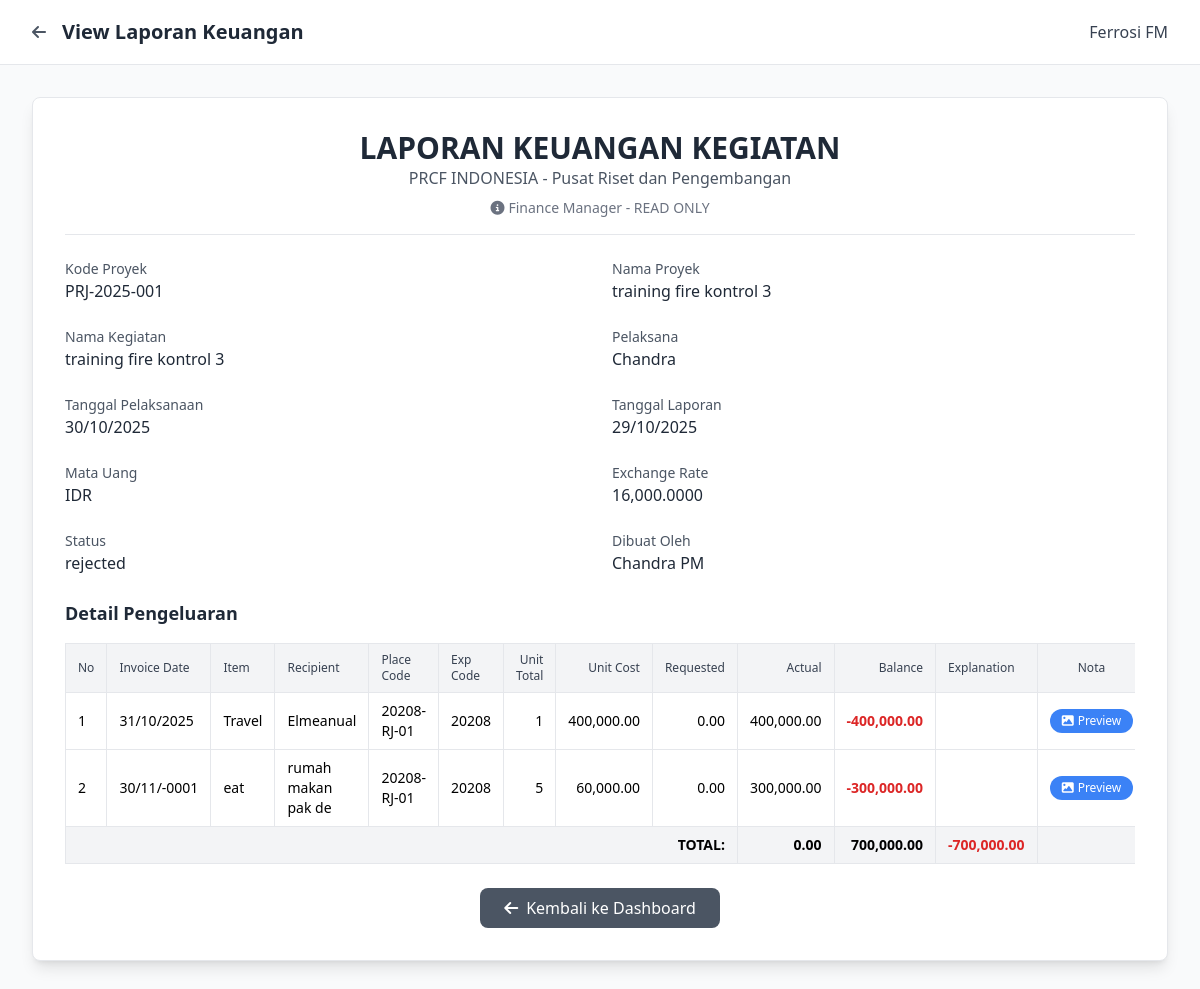
The app's page /pages/reports/view_report_fm.php?id=6&return_tab=reports (signed in) with its own data.
### tables this page shows
CREATE TABLE `laporan_keuangan_header` (
  `id_laporan_keu` int(11) NOT NULL,
  `kode_projek` varchar(50) DEFAULT NULL,
  `nama_projek` varchar(255) DEFAULT NULL,
  `nama_kegiatan` varchar(255) DEFAULT NULL,
  `pelaksana` varchar(255) DEFAULT NULL,
  `tanggal_pelaksanaan` date DEFAULT NULL,
  `tanggal_laporan` date DEFAULT NULL,
  `mata_uang` varchar(10) DEFAULT 'IDR',
  `exrate` decimal(10,4) DEFAULT 1.0000,
  `created_by` int(11) DEFAULT NULL,
  `verified_by` int(11) DEFAULT NULL,
  `approved_by` int(11) DEFAULT NULL,
  `status_lap` enum('draft','submitted','verified','approved','rejected','revision_requested') DEFAULT 'draft' COMMENT 'draft=PM draft, submitted=waiting SA, verified=SA verified, approved=FM approved, rejected=rejected, revision_requested=FM requested revision',
  `catatan_finance` text DEFAULT NULL,
  `created_at` timestamp NOT NULL DEFAULT current_timestamp(),
  `updated_at` timestamp NOT NULL DEFAULT current_timestamp() ON UPDATE current_timestamp()
);

CREATE TABLE `user` (
  `id_user` int(11) NOT NULL,
  `nama` varchar(255) NOT NULL,
  `role` enum('Admin','Finance Manager','Project Manager','Staff Accountant','Direktur') NOT NULL,
  `email` varchar(255) NOT NULL,
  `no_HP` varchar(20) DEFAULT NULL,
  `password_hash` varchar(255) NOT NULL,
  `created_at` timestamp NOT NULL DEFAULT current_timestamp(),
  `updated_at` timestamp NOT NULL DEFAULT current_timestamp() ON UPDATE current_timestamp(),
  `last_notification_check` timestamp NULL DEFAULT NULL
);

CREATE TABLE `laporan_keuangan_detail` (
  `id_detail_keu` int(11) NOT NULL,
  `id_laporan_keu` int(11) NOT NULL,
  `invoice_no` varchar(100) DEFAULT NULL,
  `invoice_date` date DEFAULT NULL,
  `item_desc` text DEFAULT NULL,
  `recipient` varchar(255) DEFAULT NULL,
  `place_code` varchar(50) DEFAULT NULL,
  `exp_code` varchar(50) DEFAULT NULL,
  `unit_total` int(11) DEFAULT NULL,
  `unit_cost` decimal(15,2) DEFAULT NULL,
  `requested` decimal(15,2) DEFAULT NULL,
  `actual` decimal(15,2) DEFAULT NULL,
  `balance` decimal(15,2) DEFAULT NULL,
  `explanation` text DEFAULT NULL,
  `file_nota` varchar(255) DEFAULT NULL,
  `created_at` timestamp NOT NULL DEFAULT current_timestamp(),
  `updated_at` timestamp NOT NULL DEFAULT current_timestamp() ON UPDATE current_timestamp()
);

### pages/reports/view_report_fm.php (the view, shortened to what this page needs)
<?php
require_once '../../includes/config.php';
$user_name = $_SESSION['user_name'];
$user_role = $_SESSION['user_role'];
$report_id = $_GET['id'] ?? 0;
$return_dashboard = '../dashboards/dashboard_fm.php';
$stmt = $conn->prepare("SELECT lh.*, u.nama as creator_name
    FROM laporan_keuangan_header lh
    LEFT JOIN user u ON lh.created_by = u.id_user
    WHERE lh.id_laporan_keu = ?");
$stmt->bind_param("i", $report_id);
$stmt->execute();
$report = $stmt->get_result()->fetch_assoc();
$details_stmt = $conn->prepare("SELECT * FROM laporan_keuangan_detail WHERE id_laporan_keu = ? ORDER BY id_detail_keu ASC");
if ($details_stmt) {
    $details_stmt->bind_param("i", $report_id);
    $details_stmt->execute();
    $details = $details_stmt->get_result();
} else {
    $details = $conn->query("SELECT * FROM laporan_keuangan_detail WHERE id_laporan_keu = " . (int)$report_id . " ORDER BY id_detail_keu ASC");
}
?>
<!DOCTYPE html>
<html lang="id">
<head>
    <script src="https://cdn.tailwindcss.com"></script>
    <link rel="stylesheet" href="https://cdnjs.cloudflare.com/ajax/libs/font-awesome/6.4.0/css/all.min.css">
</head>
<body class="bg-gray-50 min-h-screen">
    <header class="bg-white border-b border-gray-200 sticky top-0 z-50">
        <div class="max-w-7xl mx-auto px-4 sm:px-6 lg:px-8">
            <div class="flex justify-between items-center h-16">
                <div class="flex items-center space-x-4">
                    <a href="<?php echo $return_dashboard; ?>" class="text-gray-600 hover:text-gray-800">
                        <i class="fas fa-arrow-left"></i>
                    </a>
                    <h1 class="text-xl font-bold text-gray-800">View Laporan Keuangan</h1>
                </div>
                <span class="text-gray-700 font-medium"><?php echo $user_name; ?></span>
            </div>
        </div>
    </header>
    <main class="max-w-7xl mx-auto px-4 sm:px-6 lg:px-8 py-8">
        <div class="bg-white rounded-lg shadow-lg p-8 border border-gray-200">
            <div class="text-center mb-6 pb-4 border-b">
                <h1 class="text-3xl font-bold text-gray-800">LAPORAN KEUANGAN KEGIATAN</h1>
                <p class="text-gray-600">PRCF INDONESIA - Pusat Riset dan Pengembangan</p>
                <p class="text-sm text-gray-500 mt-2">
                    <i class="fas fa-info-circle mr-1"></i><?php echo $user_role; ?> - READ ONLY
                </p>
            </div>
            <div class="grid grid-cols-1 md:grid-cols-2 gap-6 mb-6">
                <div>
                    <label class="block text-sm font-medium text-gray-600">Kode Proyek</label>
                    <p class="text-gray-800 font-medium"><?php echo htmlspecialchars($report['kode_projek']); ?></p>
                </div>
                <div>
                    <label class="block text-sm font-medium text-gray-600">Nama Proyek</label>
                    <p class="text-gray-800 font-medium"><?php echo htmlspecialchars($report['nama_projek']); ?></p>
                </div>
                <div>
                    <label class="block text-sm font-medium text-gray-600">Nama Kegiatan</label>
                    <p class="text-gray-800 font-medium"><?php echo htmlspecialchars($report['nama_projek']); ?></p>
                </div>
                <div>
                    <label class="block text-sm font-medium text-gray-600">Pelaksana</label>
                    <p class="text-gray-800 font-medium"><?php echo htmlspecialchars($report['pelaksana']); ?></p>
                </div>
                <div>
                    <label class="block text-sm font-medium text-gray-600">Tanggal Pelaksanaan</label>
                    <p class="text-gray-800 font-medium"><?php echo date('d/m/Y', strtotime($report['tanggal_pelaksanaan'])); ?></p>
                </div>
                <div>
                    <label class="block text-sm font-medium text-gray-600">Tanggal Laporan</label>
                    <p class="text-gray-800 font-medium"><?php echo date('d/m/Y', strtotime($report['tanggal_laporan'])); ?></p>
                </div>
                <div>
                    <label class="block text-sm font-medium text-gray-600">Mata Uang</label>
                    <p class="text-gray-800 font-medium"><?php echo $report['mata_uang']; ?></p>
                </div>
                <div>
                    <label class="block text-sm font-medium text-gray-600">Exchange Rate</label>
                    <p class="text-gray-800 font-medium"><?php echo number_format($report['exrate'], 4); ?></p>
                </div>
                <div>
                    <label class="block text-sm font-medium text-gray-600">Status</label>
                    <p class="text-gray-800 font-medium">
                        <?php
                        $status_badges = [
                            'draft' => '<span class="px-2 py-1 bg-gray-100 text-gray-800 rounded-full text-xs">Draft</span>',
                            'submitted' => '<span class="px-2 py-1 bg-yellow-100 text-yellow-800 rounded-full text-xs">Pending Validation</span>',
                            'verified' => '<span class="px-2 py-1 bg-blue-100 text-blue-800 rounded-full text-xs">Verified</span>',
                            'revision_requested' => '<span class="px-2 py-1 bg-orange-100 text-orange-800 rounded-full text-xs">Needs Revision (FM)</span>',
                            'approved' => '<span class="px-2 py-1 bg-green-100 text-green-800 rounded-full text-xs">Approved</span>',
                            'rejected' => '<span class="px-2 py-1 bg-red-100 text-red-800 rounded-full text-xs">Rejected</span>'
                        ];
                        echo $status_badges[$report['status_lap']] ?? $report['status_lap'];
                        ?>
                    </p>
                </div>
                <div>
                    <label class="block text-sm font-medium text-gray-600">Dibuat Oleh</label>
                    <p class="text-gray-800 font-medium"><?php echo htmlspecialchars($report['creator_name']); ?></p>
                </div>
            </div>
            <div class="mt-6">
                <h3 class="text-lg font-bold text-gray-800 mb-4">Detail Pengeluaran</h3>
                <div class="overflow-x-auto">
                    <table class="min-w-full border border-gray-200">
                        <thead class="bg-gray-100">
                            <tr>
                                <th class="border border-gray-200 px-3 py-2 text-left text-xs font-medium text-gray-700">No</th>
                                <th class="border border-gray-200 px-3 py-2 text-left text-xs font-medium text-gray-700">Invoice Date</th>
                                <th class="border border-gray-200 px-3 py-2 text-left text-xs font-medium text-gray-700">Item</th>
                                <th class="border border-gray-200 px-3 py-2 text-left text-xs font-medium text-gray-700">Recipient</th>
                                <th class="border border-gray-200 px-3 py-2 text-left text-xs font-medium text-gray-700">Place Code</th>
                                <th class="border border-gray-200 px-3 py-2 text-left text-xs font-medium text-gray-700">Exp Code</th>
                                <th class="border border-gray-200 px-3 py-2 text-right text-xs font-medium text-gray-700">Unit Total</th>
                                <th class="border border-gray-200 px-3 py-2 text-right text-xs font-medium text-gray-700">Unit Cost</th>
                                <th class="border border-gray-200 px-3 py-2 text-right text-xs font-medium text-gray-700">Requested</th>
                                <th class="border border-gray-200 px-3 py-2 text-right text-xs font-medium text-gray-700">Actual</th>
                                <th class="border border-gray-200 px-3 py-2 text-right text-xs font-medium text-gray-700">Balance</th>
                                <th class="border border-gray-200 px-3 py-2 text-left text-xs font-medium text-gray-700">Explanation</th>
                                <th class="border border-gray-200 px-3 py-2 text-center text-xs font-medium text-gray-700">Nota</th>
                            </tr>
                        </thead>
                        <tbody>
                            <?php
                            $no = 1;
                            $total_requested = 0;
                            $total_actual = 0;
                            $total_balance = 0;
                            while ($detail = $details->fetch_assoc()):
                                $calculated_actual = $detail['unit_total'] * $detail['unit_cost'];
                                $total_requested += $detail['requested'];
                                $total_actual += $calculated_actual;
                                $total_balance += ($detail['requested'] - $calculated_actual);
                            ?>
                            <tr class="hover:bg-gray-50">
                                <td class="border border-gray-200 px-3 py-2 text-sm"><?php echo $no++; ?></td>
                                <td class="border border-gray-200 px-3 py-2 text-sm"><?php echo $detail['invoice_date'] ? date('d/m/Y', strtotime($detail['invoice_date'])) : '-'; ?></td>
                                <td class="border border-gray-200 px-3 py-2 text-sm"><?php echo htmlspecialchars($detail['item_desc']); ?></td>
                                <td class="border border-gray-200 px-3 py-2 text-sm"><?php echo htmlspecialchars($detail['recipient']); ?></td>
                                <td class="border border-gray-200 px-3 py-2 text-sm"><?php echo htmlspecialchars($detail['place_code']); ?></td>
                                <td class="border border-gray-200 px-3 py-2 text-sm"><?php echo htmlspecialchars($detail['exp_code']); ?></td>
                                <td class="border border-gray-200 px-3 py-2 text-sm text-right"><?php echo number_format($detail['unit_total'], 0); ?></td>
                                <td class="border border-gray-200 px-3 py-2 text-sm text-right"><?php echo number_format($detail['unit_cost'], 2); ?></td>
                                <td class="border border-gray-200 px-3 py-2 text-sm text-right"><?php echo number_format($detail['requested'], 2); ?></td>
                                <td class="border border-gray-200 px-3 py-2 text-sm text-right"><?php echo number_format($calculated_actual, 2); ?></td>
                                <td class="border border-gray-200 px-3 py-2 text-sm text-right <?php echo ($detail['requested'] - $calculated_actual) < 0 ? 'text-red-600 font-semibold' : ''; ?>">
                                    <?php echo number_format($detail['requested'] - $calculated_actual, 2); ?>
                                </td>
                                <td class="border border-gray-200 px-3 py-2 text-sm"><?php echo htmlspecialchars($detail['explanation']); ?></td>
                                <td class="border border-gray-200 px-3 py-2 text-center text-sm">
                                    <?php if (!empty($detail['file_nota'])): ?>
                                        <?php $isImage = preg_match('/\.(jpg|jpeg|png|gif|bmp|webp|tif|tiff)$/i', $detail['file_nota']); ?>
                                        <button onclick="previewReceipt('<?php echo htmlspecialchars($detail['file_nota']); ?>', <?php echo $isImage ? 'true' : 'false'; ?>)"
                                            class="inline-flex items-center px-3 py-1 bg-blue-500 text-white rounded-full text-xs hover:bg-blue-600">
                                            <i class="fas fa-<?php echo $isImage ? 'image' : 'file-pdf'; ?> mr-1"></i> Preview
                                        </button>
                                    <?php else: ?>
                                        <span class="text-xs text-gray-400">-</span>
                                    <?php endif; ?>
                                </td>
                            </tr>
                            <?php endwhile; ?>
                        </tbody>
                        <tfoot class="bg-gray-100 font-semibold">
                            <tr>
                                <td colspan="9" class="border border-gray-200 px-3 py-2 text-right text-sm">TOTAL:</td>
                                <td class="border border-gray-200 px-3 py-2 text-right text-sm"><?php echo number_format($total_requested, 2); ?></td>
                                <td class="border border-gray-200 px-3 py-2 text-right text-sm"><?php echo number_format($total_actual, 2); ?></td>
                                <td class="border border-gray-200 px-3 py-2 text-right text-sm <?php echo $total_balance < 0 ? 'text-red-600' : ''; ?>">
                                    <?php echo number_format($total_balance, 2); ?>
                                </td>
                                <td class="border border-gray-200"></td>
                            </tr>
                        </tfoot>
                    </table>
                </div>
            </div>
            <div class="mt-6 flex justify-center">
                <a href="<?php echo $return_dashboard; ?>"
                    class="px-6 py-2 bg-gray-600 text-white rounded-lg hover:bg-gray-700 transition">
                    <i class="fas fa-arrow-left mr-2"></i>Kembali ke Dashboard
                </a>
            </div>
        </div>
    </main>
</body>
</html>

### records on screen
laporan_keuangan_header: kode_projek "PRJ-2025-001", nama_projek "training fire kontrol 3", pelaksana "Chandra", tanggal_pelaksanaan "30/10/2025", tanggal_laporan "29/10/2025", mata_uang "IDR", exrate "16,000.0000", status_lap "rejected", created_by.nama "Chandra PM"
laporan_keuangan_detail: invoice_date "31/10/2025", item_desc "Travel", recipient "Elmeanual", place_code "20208-RJ-01", exp_code "20208", unit_total "1", unit_cost "400,000.00", requested "0.00", calculated_actual "400,000.00", $detail['requested'] - $calculated_actual "-400,000.00"
laporan_keuangan_detail: invoice_date "30/11/-0001", item_desc "eat", recipient "rumah makan pak de", place_code "20208-RJ-01", exp_code "20208", unit_total "5", unit_cost "60,000.00", requested "0.00", calculated_actual "300,000.00", $detail['requested'] - $calculated_actual "-300,000.00"

### other values on screen
$user_name "Ferrosi FM"
$user_role "Finance Manager"
$total_requested "0.00"
$total_actual "700,000.00"
$total_balance "-700,000.00"
